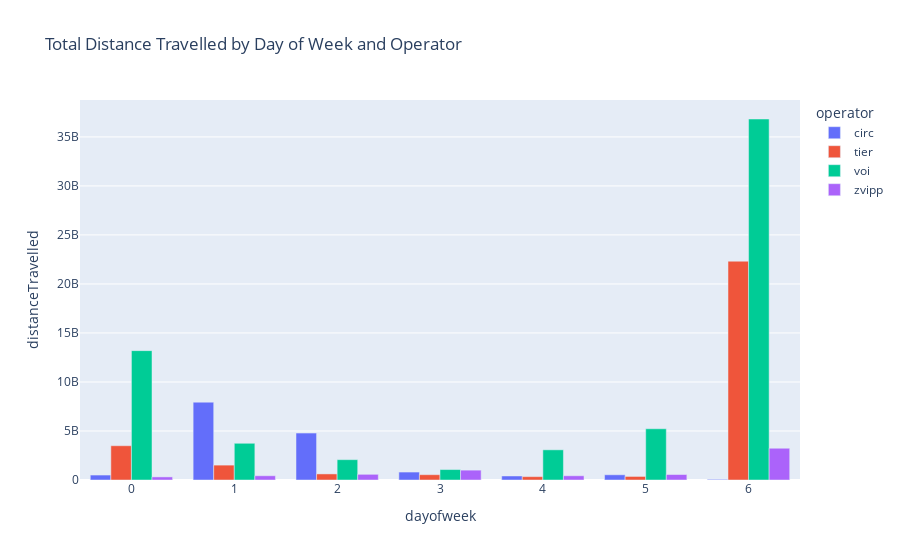

The code cell stored with this chart in its notebook:
### Code cell
traveled_day_of_week=plot_distance_taveled_day_of_week(df_temp)

### Figure 1 — Plotly figure (JSON) as saved in the notebook; plotly's stock layout.template omitted (floating-point values rounded to 4 significant figures)
{"data": [{"alignmentgroup": "True", "hovertemplate": "operator=circ<br>dayofweek=%{x}<br>distanceTravelled=%{y}<extra></extra>", "legendgroup": "circ", "marker": {"color": "#636efa", "pattern": {"shape": ""}}, "name": "circ", "offsetgroup": "circ", "orientation": "v", "showlegend": true, "textposition": "auto", "type": "bar", "x": [0, 1, 2, 3, 4, 5, 6], "xaxis": "x", "y": [504800000.0, 7939000000.0, 4785000000.0, 809900000.0, 411400000.0, 531600000.0, 65770000.0], "yaxis": "y"}, {"alignmentgroup": "True", "hovertemplate": "operator=tier<br>dayofweek=%{x}<br>distanceTravelled=%{y}<extra></extra>", "legendgroup": "tier", "marker": {"color": "#EF553B", "pattern": {"shape": ""}}, "name": "tier", "offsetgroup": "tier", "orientation": "v", "showlegend": true, "textposition": "auto", "type": "bar", "x": [0, 1, 2, 3, 4, 5, 6], "xaxis": "x", "y": [3497000000.0, 1518000000.0, 620100000.0, 540400000.0, 341300000.0, 363600000.0, 22320000000.0], "yaxis": "y"}, {"alignmentgroup": "True", "hovertemplate": "operator=voi<br>dayofweek=%{x}<br>distanceTravelled=%{y}<extra></extra>", "legendgroup": "voi", "marker": {"color": "#00cc96", "pattern": {"shape": ""}}, "name": "voi", "offsetgroup": "voi", "orientation": "v", "showlegend": true, "textposition": "auto", "type": "bar", "x": [0, 1, 2, 3, 4, 5, 6], "xaxis": "x", "y": [13200000000.0, 3746000000.0, 2074000000.0, 1065000000.0, 3079000000.0, 5229000000.0, 36830000000.0], "yaxis": "y"}, {"alignmentgroup": "True", "hovertemplate": "operator=zvipp<br>dayofweek=%{x}<br>distanceTravelled=%{y}<extra></extra>", "legendgroup": "zvipp", "marker": {"color": "#ab63fa", "pattern": {"shape": ""}}, "name": "zvipp", "offsetgroup": "zvipp", "orientation": "v", "showlegend": true, "textposition": "auto", "type": "bar", "x": [0, 1, 2, 3, 4, 5, 6], "xaxis": "x", "y": [315700000.0, 432400000.0, 579900000.0, 1005000000.0, 431500000.0, 558600000.0, 3240000000.0], "yaxis": "y"}], "layout": {"barmode": "group", "legend": {"title": {"text": "operator"}, "tracegroupgap": 0}, "title": {"text": "Total Distance Travelled by Day of Week and Operator"}, "xaxis": {"anchor": "y", "domain": [0, 1], "title": {"text": "dayofweek"}}, "yaxis": {"anchor": "x", "domain": [0, 1], "title": {"text": "distanceTravelled"}}}}
